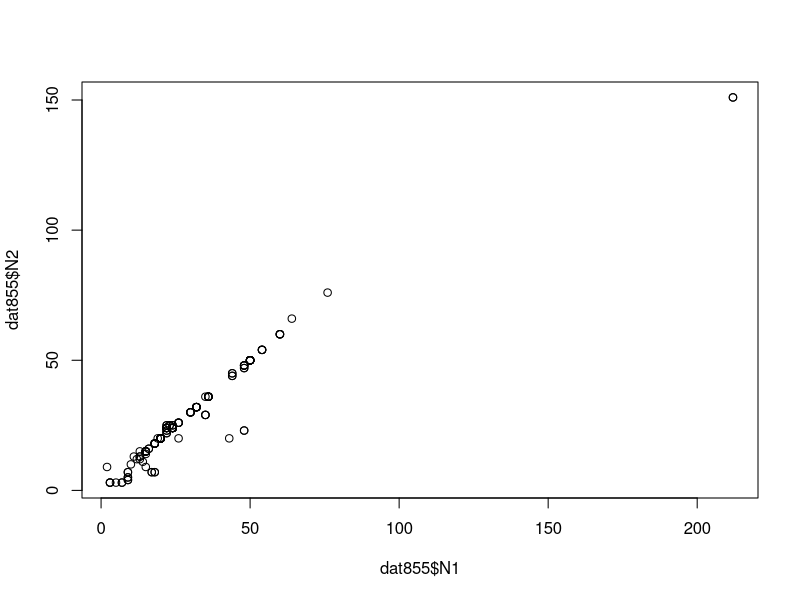
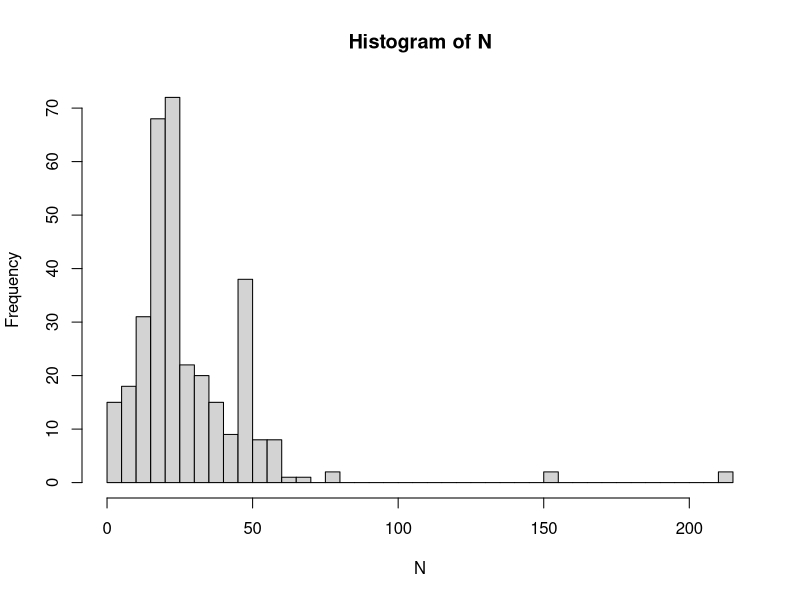
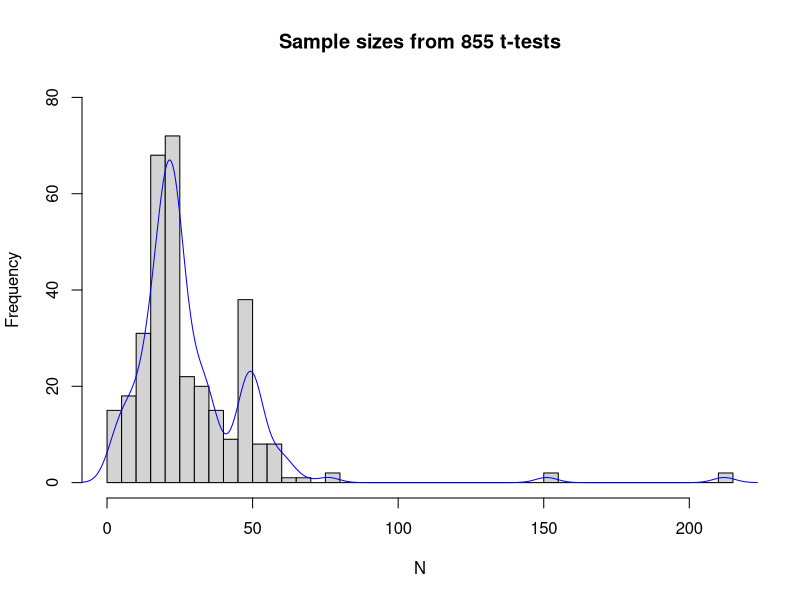

Here is the R script that generated these plots, in order:
dat855 <- read.table("855_t_tests_twosample.tab", skip=2, header=TRUE)

# sample size distribution: N1 and N2 are nearly identical
plot(dat855$N1, dat855$N2)

N <- c(dat855$N1, dat855$N2)

myhist <- hist(N, breaks=40)
multiplier <- myhist$counts / myhist$density
mydensity <- density(N)
mydensity$y <- mydensity$y * multiplier[1]

plot(myhist, ylim=c(0, 80), main="Sample sizes from 855 t-tests")
lines(mydensity, col="blue")

